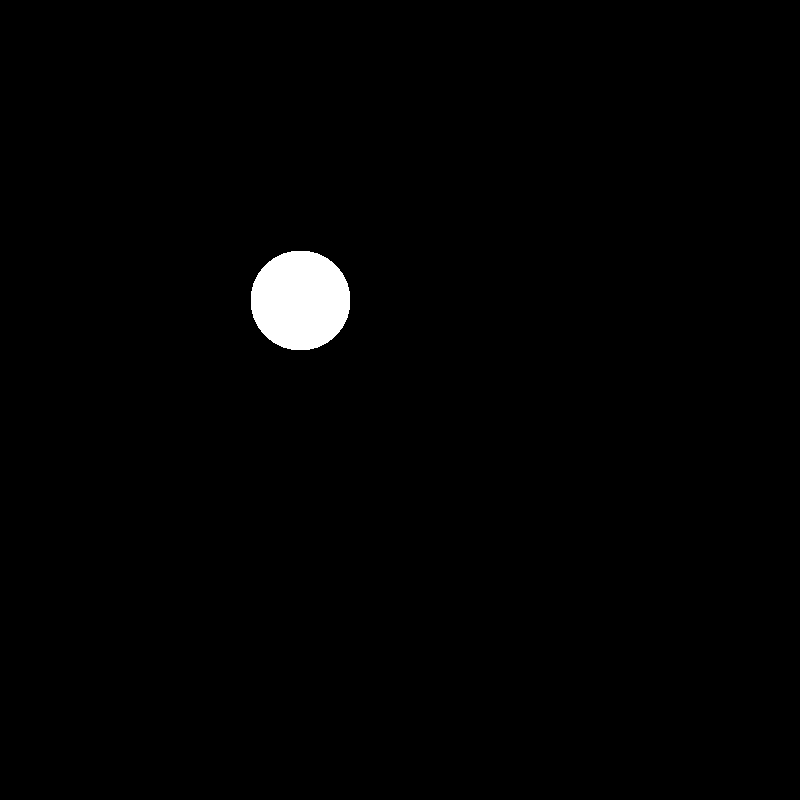
#> input picture assets/oneCircle.png, 800 x 800 px
$ python tomography.py
#> lines starting #> are read from the running program, lines starting #| are printed output that depends on the picture; after the words box and inside, x2 and y2 are one past the last pixel; in counts of white or black regions, pixels touching at a corner belong together
import numpy as np
import matplotlib.pyplot as plt
import PIL.Image as Image
import scipy.interpolate as interp
import scipy.ndimage as ndimage
from scipy.interpolate import interp2d
from scipy.ndimage import map_coordinates
from matplotlib.animation import FuncAnimation
import matplotlib.animation as animation

aperture = 225
rotationRange = 181
minSize = 600

def load_image(path):
#> called with path = 'assets/oneCircle.png'
    img = Image.open(path).convert('L')
#> img is the input picture: PIL image 800x800 L; 1.2% white; 1 white region, box (x1, y1, x2, y2) and area: (251, 251, 350, 350) 7825
    img = np.array(img)

    sy, sx = img.shape
#> sy = 800; sx = 800

    if sy < minSize:
        img = np.pad(img, ((minSize-sy)//2, (minSize-sy)//2), mode='constant', constant_values=0)
    if sx < minSize:
        img = np.pad(img, ((minSize-sx)//2, (minSize-sx)//2), mode='constant', constant_values=0)

    sy, sx = img.shape

    return img, sx, sy

def init_plots():
    fig, ((ax1, ax2, ax4), (ax3, ax5, ax6)) = plt.subplots(2, 3, figsize=(11, 7))
    ax1.imshow(img, cmap='gray')

    ax1.set_title('Original')
    ax2.set_title('Projection')
    projectionTitle = ax2.text(0.5, 0.90, "", transform=ax2.transAxes, ha="center")
    ax3.set_title('Sinogram')
    ax4.set_title('FFT of Projection')
    ax5.set_title('2D FFT from FFT of Projection')
    ax6.set_title('Inverse of 2D FFT')

    ax1.set(xticklabels=[])
    ax1.set(yticklabels=[])
    ax2.set(xticklabels=[])
    ax2.set(yticklabels=[])
    ax3.set(yticklabels=[])
    ax3.set(xticklabels=[])
    ax4.set(yticklabels=[])
    ax4.set(xticklabels=[])
    ax5.set(yticklabels=[])
    ax5.set(xticklabels=[])
    ax6.set(yticklabels=[])
    ax6.set(xticklabels=[])


    emitter, = ax1.plot(1, 1, color='red', linewidth=5)
    rays, = ax1.plot([1], [1], color='grey', linewidth=1)
    projection, = ax2.plot([], [], color='blue', linewidth=1)
    fftPlot, = ax4.plot([], [], color='green', linewidth=1)
    fft2dLineRotate, = ax5.plot([], [], color='red', linewidth=2)
    fft2dMarker, = ax5.plot([], [], 'bo', markersize=5)

    return fig, ax1, ax2, ax3, ax4, ax5, ax6, emitter, rays, projection, fftPlot, fft2dLineRotate, fft2dMarker, projectionTitle


def compute_scan():
    x, y = np.meshgrid(np.arange(-aperture, aperture), np.arange(-aperture, aperture))
    scan = np.zeros((rotationRange, 2*aperture))
    xi = np.tile([-aperture, aperture, -aperture], 11)
    yi = (np.tile(np.linspace(-1, 1, 11), 3).reshape(3, 11) * aperture)
    yi = np.concatenate(yi.T)

    for i in range(rotationRange):
        cos = np.cos(i * np.pi / 180)
        sin = np.sin(i * np.pi / 180)
        sample = ndimage.map_coordinates(img, [x*sin + y*cos + sx/2, -x*cos + y*sin + sy/2], order=3, cval=0)
        xd = sin * xi + cos * yi + sx/2
        yd = -cos * xi + sin * yi + sy/2
        scan[i, :] = sample.sum(axis=1)

    return scan

def compute_fft(scan):
    rotatedScan = np.roll(scan, -aperture, axis=1)
    fftScan = np.fft.fft(rotatedScan, axis=1)
    fftScan = np.roll(fftScan, aperture, axis=1)

    x,y = np.meshgrid(np.arange(-aperture, aperture), np.arange(-aperture, aperture))
    angle = np.arctan2(y, x) * 180 / np.pi
    offset = np.multiply(np.sqrt(x**2 + y**2), np.sign(angle - 0.000001))
    wrapped_angle = np.mod(np.ceil(angle) - 0.5, 180) + 0.5
    wrapped_angle = np.clip(wrapped_angle, 0, 180)
    F = ndimage.map_coordinates(fftScan, [wrapped_angle, offset + aperture], order=3, cval=0)
    F_shifted = np.roll(F, -aperture, axis=(0, 1))
    inverseFFT = np.fft.ifft2(F_shifted)
    inverseFFT = np.roll(inverseFFT, aperture, axis=(0, 1))
    return F, inverseFFT

def compute_real(inverseFFT):
    real = np.real(inverseFFT)
    real = np.clip(real, 0, 255)
    real = np.rot90(real, 3)
    real = np.fliplr(real)
    return real

def compute_masked_fft(F, radAngle):
    maskX, maskY = np.meshgrid(np.arange(-aperture, aperture), np.arange(-aperture, aperture))
    mask = (-np.arctan2(maskY, maskX) < radAngle - np.pi) + (np.arctan2(maskY, -maskX) < radAngle - np.pi)
    F = F * mask
    return F

def animateProcess(scan, F, inverseFFT, real, emitter, rays, projection, fftPlot, fft2dLineRotate, fft2dMarker, projectionTitle, fig, ax2, ax3, ax4, ax5, ax6):
    xi = np.tile([-aperture, aperture, -aperture], 11)
    yi = (np.tile(np.linspace(-1, 1, 11), 3).reshape(3, 11) * aperture)
    yi = np.concatenate(yi.T)


    xL = np.linspace(-aperture, aperture, 2 * aperture)
    yL = np.zeros(xL.shape)

    sinogram = ax3.imshow(scan, cmap='gray', aspect='auto', extent=[-aperture, aperture, rotationRange, 0])
    logPlotFFT = np.log(1.0 + np.abs(F))

    fft2dAnim = ax5.imshow(np.log(1.0 + np.abs(F)), cmap='gray', aspect='auto', extent=[-aperture, aperture, -aperture, aperture])
    maskX, maskY = np.meshgrid(np.arange(-aperture, aperture), np.arange(-aperture, aperture))
    ax6.imshow(real, cmap='gray', aspect='auto', extent=[-aperture, aperture, -aperture, aperture])

    ax2.set_xlim(-aperture, aperture)
    ax2.set_ylim(0, scan.max() * 1.4)
    ax4.set_xlim(-aperture - 5, aperture + 5)
    ax4.set_ylim(-5, 20)


    def animate(i):
        sin = np.sin(i * np.pi / 180)
        cos = np.cos(i * np.pi / 180)

        xRotated = xi * sin + yi * cos + sx/2
        yRotated = -xi * cos + yi * sin + sy/2

        xLRotated = xL * cos - yL * sin
        yLRotated = yL * cos + xL * sin

        rays.set_data(xRotated, yRotated)
        emitter.set_data([xRotated[0], xRotated[-1]], [yRotated[0], yRotated[-1]])
        projection.set_data(np.arange(-aperture, aperture), scan[i, :])
        fft2dLineRotate.set_data(xLRotated, yLRotated)

        plotScan = scan.copy()
        fftOfCurrentScan = np.fft.fft(plotScan[i, :])

        plotScan[i : , :] = 0
        sinogram.set_array(plotScan)

        fftPlot.set_data(np.arange(-aperture, aperture), np.fft.fftshift(np.log(1.0 + np.abs(fftOfCurrentScan))))
        masked_fft = compute_masked_fft(logPlotFFT, i * np.pi / 180)
        fft2dAnim.set_array(masked_fft)

        projectionTitle.set_text('Projection at angle: ' + str(i) + '°')

        return emitter, rays, sinogram, projection, fftPlot, fft2dLineRotate, fft2dAnim, fft2dMarker, projectionTitle,

    ani = FuncAnimation(fig, animate, frames=range(rotationRange), interval=60, blit=True)
    plt.show()

def main():
    fig, ax1, ax2, ax3, ax4, ax5, ax6, emitter, rays, projection, fftPlot, fft2dLineRotate, fft2dMarker, projectionTitle = init_plots()
    scan = compute_scan()
    F, inverseFFT = compute_fft(scan)
    real = compute_real(inverseFFT)
    animateProcess(scan, F, inverseFFT, real, emitter, rays, projection, fftPlot, fft2dLineRotate, fft2dMarker, projectionTitle, fig, ax2, ax3, ax4, ax5, ax6)


if __name__ == '__main__':
    img, sx, sy = load_image('assets/oneCircle.png')
#> sx = 800; sy = 800
    main()
#> the loop in compute_scan, `for i in range(rotationRange):` made 181 passes
#> pass 1, in compute_scan, `sample = ndimage.map_coordinates(img, [x*sin + y*cos + sx/2, -x*cos + ..`:
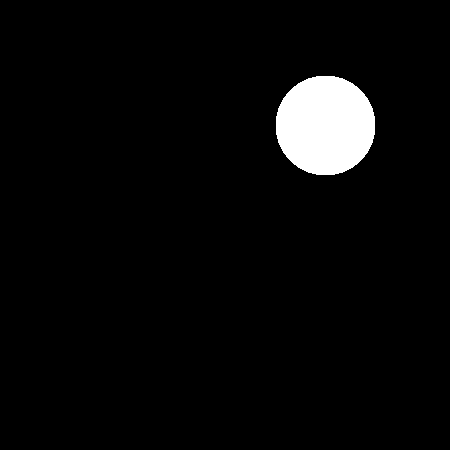
#> sample: shape (450, 450); 3.9% white; 1 white region, box (x1, y1, x2, y2) and area: (276, 76, 375, 175) 7825
#> after the loop in compute_scan, `for i in range(rotationRange):`:
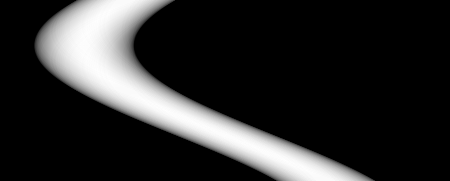
#> scan: shape (181, 450) float64; min 0, max 25699, mean 4434.4; drawn with min black and max white
#> in compute_fft, `rotatedScan = np.roll(scan, -aperture, axis=1)`:
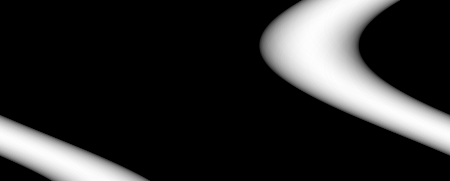
#> rotatedScan: shape (181, 450) float64; min 0, max 25699, mean 4434.4; drawn with min black and max white
#> in compute_real, `real = np.real(inverseFFT)`:
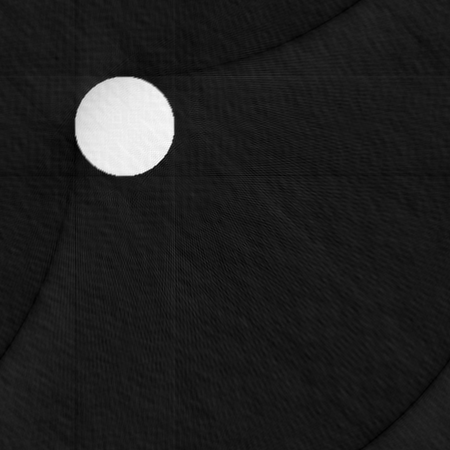
#> real: shape (450, 450) float64; min -29.5, max 279.3, mean 9.9; drawn with min black and max white
#> in compute_real, `real = np.clip(real, 0, 255)`:
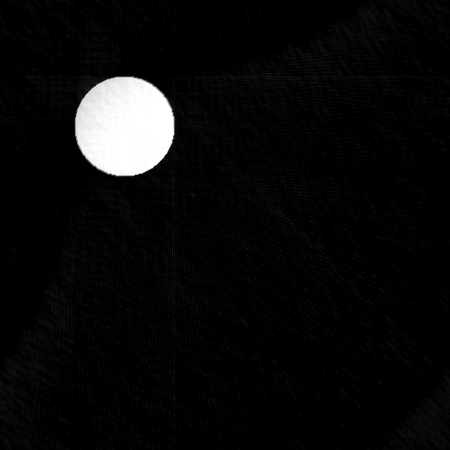
#> real: shape (450, 450) float64; min 0, max 255, mean 11.6
#> in animateProcess, `logPlotFFT = np.log(1.0 + np.abs(F))`:
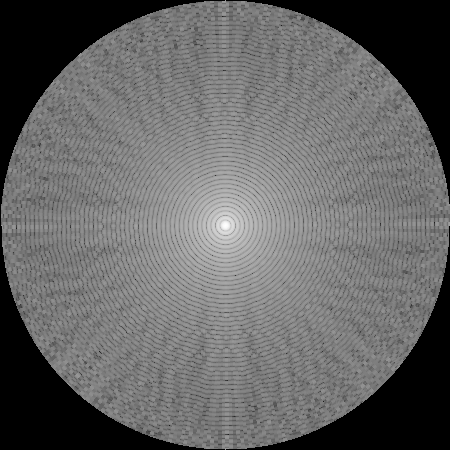
#> logPlotFFT: shape (450, 450) float64; min 0, max 14.51, mean 5.77; drawn with min black and max white
#> in animate, `xRotated = xi * sin + yi * cos + sx/2`: xRotated = 33 values from 175 to 625
#> in animate, `yRotated = -xi * cos + yi * sin + sy/2`: yRotated = 33 values, max 625 at index 0, min 175 at index 1, mean 475
#> in animate, `sinogram.set_array(plotScan)`: plotScan: shape (181, 450) float64; every value is 0
#> in compute_masked_fft, `F = F * mask`: F: shape (450, 450) float64; every value is 0
#> in animateProcess, `plt.show()`:
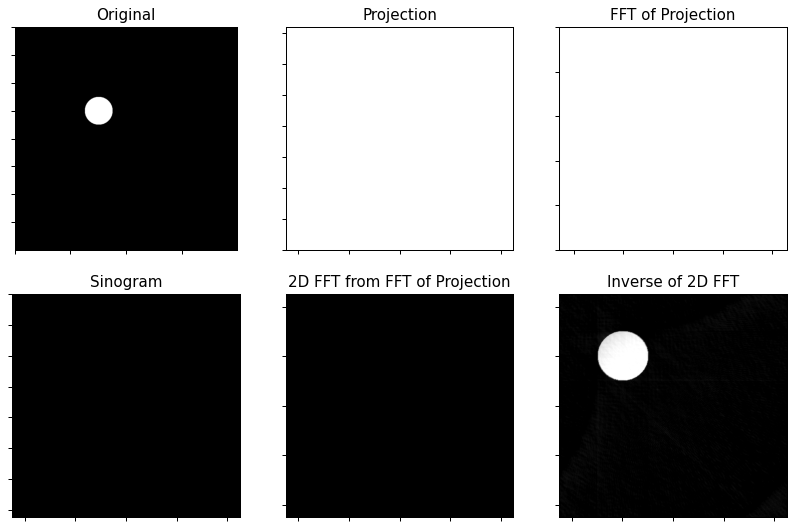
#> figure drawn by matplotlib, 6 panels
